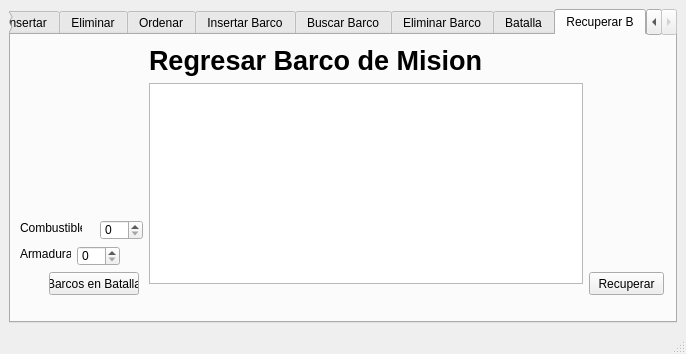
<?xml version="1.0" encoding="UTF-8"?>
<ui version="4.0">
 <class>OpcionesAldeanos</class>
 <widget class="QMainWindow" name="OpcionesAldeanos">
  <property name="geometry">
   <rect>
    <x>0</x>
    <y>0</y>
    <width>686</width>
    <height>354</height>
   </rect>
  </property>
  <property name="windowTitle">
   <string>MainWindow</string>
  </property>
  <widget class="QWidget" name="centralwidget">
   <layout class="QGridLayout" name="gridLayout">
    <item row="0" column="0">
     <widget class="QTabWidget" name="tabWidget">
      <property name="currentIndex">
       <number>8</number>
      </property>
      <widget class="QWidget" name="tab">
       <attribute name="title">
        <string>Nombre</string>
       </attribute>
       <widget class="QLabel" name="label">
        <property name="geometry">
         <rect>
          <x>9</x>
          <y>9</y>
          <width>137</width>
          <height>33</height>
         </rect>
        </property>
        <property name="font">
         <font>
          <pointsize>20</pointsize>
         </font>
        </property>
        <property name="text">
         <string>Civilizacion:</string>
        </property>
       </widget>
       <widget class="QPlainTextEdit" name="plainTextEdit">
        <property name="geometry">
         <rect>
          <x>152</x>
          <y>9</y>
          <width>332</width>
          <height>41</height>
         </rect>
        </property>
        <property name="font">
         <font>
          <pointsize>20</pointsize>
         </font>
        </property>
       </widget>
       <widget class="QPushButton" name="pushButton">
        <property name="geometry">
         <rect>
          <x>260</x>
          <y>90</y>
          <width>121</width>
          <height>41</height>
         </rect>
        </property>
        <property name="text">
         <string>Nombre</string>
        </property>
       </widget>
       <widget class="QLabel" name="label_11">
        <property name="geometry">
         <rect>
          <x>10</x>
          <y>-20</y>
          <width>381</width>
          <height>261</height>
         </rect>
        </property>
        <property name="text">
         <string>TextLabel</string>
        </property>
       </widget>
       <zorder>label_11</zorder>
       <zorder>label</zorder>
       <zorder>plainTextEdit</zorder>
       <zorder>pushButton</zorder>
      </widget>
      <widget class="QWidget" name="tab_2">
       <attribute name="title">
        <string>Insertar</string>
       </attribute>
       <layout class="QGridLayout" name="gridLayout_2">
        <item row="4" column="0">
         <widget class="QLabel" name="label_5">
          <property name="text">
           <string>Salud:</string>
          </property>
         </widget>
        </item>
        <item row="1" column="0">
         <widget class="QLabel" name="label_2">
          <property name="text">
           <string>Nombre:</string>
          </property>
         </widget>
        </item>
        <item row="2" column="0">
         <widget class="QLabel" name="label_3">
          <property name="text">
           <string>Edad:</string>
          </property>
         </widget>
        </item>
        <item row="3" column="0">
         <widget class="QLabel" name="label_4">
          <property name="text">
           <string>Genero:</string>
          </property>
         </widget>
        </item>
        <item row="3" column="1">
         <widget class="QLineEdit" name="lineEdit_2"/>
        </item>
        <item row="2" column="1">
         <widget class="QSpinBox" name="spinBox">
          <property name="minimum">
           <number>1</number>
          </property>
          <property name="maximum">
           <number>100</number>
          </property>
         </widget>
        </item>
        <item row="4" column="1">
         <widget class="QSpinBox" name="spinBox_2">
          <property name="minimum">
           <number>1</number>
          </property>
         </widget>
        </item>
        <item row="1" column="1">
         <widget class="QLineEdit" name="lineEdit"/>
        </item>
        <item row="0" column="1">
         <widget class="QLabel" name="label_6">
          <property name="font">
           <font>
            <pointsize>20</pointsize>
            <weight>75</weight>
            <bold>true</bold>
           </font>
          </property>
          <property name="text">
           <string>Insertar</string>
          </property>
         </widget>
        </item>
        <item row="5" column="1">
         <widget class="QPushButton" name="pushButton_2">
          <property name="text">
           <string>Inicio</string>
          </property>
         </widget>
        </item>
        <item row="6" column="1">
         <widget class="QPushButton" name="pushButton_3">
          <property name="text">
           <string>Final</string>
          </property>
         </widget>
        </item>
       </layout>
      </widget>
      <widget class="QWidget" name="tab_3">
       <attribute name="title">
        <string>Eliminar</string>
       </attribute>
       <layout class="QGridLayout" name="gridLayout_3">
        <item row="1" column="1" colspan="2">
         <widget class="QLineEdit" name="lineEdit_3"/>
        </item>
        <item row="1" column="0">
         <widget class="QLabel" name="label_8">
          <property name="text">
           <string>Nombre</string>
          </property>
         </widget>
        </item>
        <item row="2" column="0">
         <widget class="QLabel" name="label_9">
          <property name="text">
           <string>Salud</string>
          </property>
         </widget>
        </item>
        <item row="3" column="2">
         <widget class="QPushButton" name="pushButton_4">
          <property name="text">
           <string>Eliminar x Nombre</string>
          </property>
         </widget>
        </item>
        <item row="4" column="2">
         <widget class="QPushButton" name="pushButton_5">
          <property name="text">
           <string>Eliminar x Salud</string>
          </property>
         </widget>
        </item>
        <item row="2" column="1">
         <widget class="QSpinBox" name="spinBox_3">
          <property name="minimum">
           <number>1</number>
          </property>
          <property name="maximum">
           <number>100</number>
          </property>
         </widget>
        </item>
        <item row="0" column="2">
         <widget class="QLabel" name="label_7">
          <property name="font">
           <font>
            <pointsize>20</pointsize>
           </font>
          </property>
          <property name="text">
           <string>Eliminar Aldeano</string>
          </property>
         </widget>
        </item>
        <item row="5" column="2">
         <widget class="QPushButton" name="pushButton_6">
          <property name="text">
           <string>Eliminar Edad &gt; 59</string>
          </property>
         </widget>
        </item>
       </layout>
      </widget>
      <widget class="QWidget" name="tab_4">
       <attribute name="title">
        <string>Ordenar</string>
       </attribute>
       <layout class="QGridLayout" name="gridLayout_4">
        <item row="1" column="0">
         <widget class="QPushButton" name="pushButton_7">
          <property name="text">
           <string>Ordenar x Nombre</string>
          </property>
         </widget>
        </item>
        <item row="2" column="0">
         <widget class="QPushButton" name="pushButton_8">
          <property name="text">
           <string>Ordenar x Edad</string>
          </property>
         </widget>
        </item>
        <item row="3" column="0">
         <widget class="QPushButton" name="pushButton_9">
          <property name="text">
           <string>Ordenar x Salud</string>
          </property>
         </widget>
        </item>
        <item row="0" column="0">
         <widget class="QLabel" name="label_10">
          <property name="font">
           <font>
            <pointsize>20</pointsize>
           </font>
          </property>
          <property name="text">
           <string>Ordenar Aldeanos</string>
          </property>
         </widget>
        </item>
        <item row="4" column="0">
         <widget class="QPushButton" name="pushButton_10">
          <property name="text">
           <string>Mostrar</string>
          </property>
         </widget>
        </item>
       </layout>
      </widget>
      <widget class="QWidget" name="tab_5">
       <attribute name="title">
        <string>Insertar Barco</string>
       </attribute>
       <layout class="QGridLayout" name="gridLayout_5">
        <item row="0" column="1">
         <widget class="QLabel" name="label_15">
          <property name="font">
           <font>
            <pointsize>20</pointsize>
           </font>
          </property>
          <property name="text">
           <string>Insertar Barco</string>
          </property>
         </widget>
        </item>
        <item row="1" column="0">
         <widget class="QLabel" name="label_12">
          <property name="text">
           <string>Combustible:</string>
          </property>
         </widget>
        </item>
        <item row="2" column="2">
         <widget class="QPushButton" name="pushButton_11">
          <property name="text">
           <string>Agregar</string>
          </property>
         </widget>
        </item>
        <item row="1" column="1">
         <widget class="QSpinBox" name="spinBox_4">
          <property name="minimum">
           <number>1</number>
          </property>
          <property name="maximum">
           <number>100</number>
          </property>
         </widget>
        </item>
        <item row="2" column="1">
         <widget class="QPushButton" name="pushButton_12">
          <property name="text">
           <string>Mostra Barcos</string>
          </property>
         </widget>
        </item>
       </layout>
      </widget>
      <widget class="QWidget" name="tab_6">
       <attribute name="title">
        <string>Buscar Barco</string>
       </attribute>
       <widget class="QLabel" name="label_16">
        <property name="geometry">
         <rect>
          <x>171</x>
          <y>9</y>
          <width>166</width>
          <height>33</height>
         </rect>
        </property>
        <property name="font">
         <font>
          <pointsize>20</pointsize>
         </font>
        </property>
        <property name="text">
         <string>Buscar Barcos</string>
        </property>
       </widget>
       <widget class="QLabel" name="label_17">
        <property name="geometry">
         <rect>
          <x>10</x>
          <y>100</y>
          <width>16</width>
          <height>16</height>
         </rect>
        </property>
        <property name="text">
         <string>Id:</string>
        </property>
       </widget>
       <widget class="QSpinBox" name="spinBox_7">
        <property name="geometry">
         <rect>
          <x>30</x>
          <y>100</y>
          <width>37</width>
          <height>20</height>
         </rect>
        </property>
       </widget>
       <widget class="QTableWidget" name="tableWidget">
        <property name="geometry">
         <rect>
          <x>93</x>
          <y>48</y>
          <width>391</width>
          <height>126</height>
         </rect>
        </property>
       </widget>
       <widget class="QPushButton" name="pushButton_13">
        <property name="geometry">
         <rect>
          <x>9</x>
          <y>180</y>
          <width>75</width>
          <height>23</height>
         </rect>
        </property>
        <property name="text">
         <string>Mostar</string>
        </property>
       </widget>
       <widget class="QPushButton" name="pushButton_14">
        <property name="geometry">
         <rect>
          <x>90</x>
          <y>180</y>
          <width>75</width>
          <height>23</height>
         </rect>
        </property>
        <property name="text">
         <string>Buscar</string>
        </property>
       </widget>
      </widget>
      <widget class="QWidget" name="tab_7">
       <attribute name="title">
        <string>Eliminar Barco</string>
       </attribute>
       <layout class="QGridLayout" name="gridLayout_6">
        <item row="2" column="2">
         <widget class="QSpinBox" name="spinBox_9"/>
        </item>
        <item row="0" column="2">
         <widget class="QLabel" name="label_18">
          <property name="font">
           <font>
            <pointsize>20</pointsize>
           </font>
          </property>
          <property name="text">
           <string>Eliminar Barcos</string>
          </property>
         </widget>
        </item>
        <item row="2" column="0" colspan="2">
         <widget class="QLabel" name="label_20">
          <property name="text">
           <string>Cantidad de Combustible:</string>
          </property>
         </widget>
        </item>
        <item row="1" column="0">
         <widget class="QLabel" name="label_19">
          <property name="text">
           <string>Id del Barco a Eliminar:</string>
          </property>
         </widget>
        </item>
        <item row="1" column="1" colspan="2">
         <widget class="QSpinBox" name="spinBox_8"/>
        </item>
        <item row="3" column="0">
         <widget class="QPushButton" name="pushButton_15">
          <property name="text">
           <string>Eliminar ID</string>
          </property>
         </widget>
        </item>
        <item row="3" column="2">
         <widget class="QPushButton" name="pushButton_16">
          <property name="text">
           <string>Eliminar Combustible</string>
          </property>
         </widget>
        </item>
       </layout>
      </widget>
      <widget class="QWidget" name="tab_8">
       <attribute name="title">
        <string>Batalla</string>
       </attribute>
       <widget class="QPushButton" name="pushButton_17">
        <property name="geometry">
         <rect>
          <x>9</x>
          <y>209</y>
          <width>75</width>
          <height>23</height>
         </rect>
        </property>
        <property name="text">
         <string>Mostar</string>
        </property>
       </widget>
       <widget class="QPushButton" name="pushButton_18">
        <property name="geometry">
         <rect>
          <x>419</x>
          <y>209</y>
          <width>75</width>
          <height>23</height>
         </rect>
        </property>
        <property name="text">
         <string>Mandar</string>
        </property>
       </widget>
       <widget class="QTableWidget" name="tableWidget_2">
        <property name="geometry">
         <rect>
          <x>22</x>
          <y>42</y>
          <width>391</width>
          <height>161</height>
         </rect>
        </property>
       </widget>
       <widget class="QLabel" name="label_13">
        <property name="geometry">
         <rect>
          <x>90</x>
          <y>9</y>
          <width>235</width>
          <height>33</height>
         </rect>
        </property>
        <property name="font">
         <font>
          <pointsize>20</pointsize>
          <weight>75</weight>
          <bold>true</bold>
         </font>
        </property>
        <property name="text">
         <string>Batalla de Barcos</string>
        </property>
       </widget>
       <widget class="QLabel" name="label_14">
        <property name="geometry">
         <rect>
          <x>430</x>
          <y>140</y>
          <width>16</width>
          <height>16</height>
         </rect>
        </property>
        <property name="text">
         <string>Id:</string>
        </property>
       </widget>
       <widget class="QSpinBox" name="spinBox_11">
        <property name="geometry">
         <rect>
          <x>500</x>
          <y>140</y>
          <width>37</width>
          <height>20</height>
         </rect>
        </property>
       </widget>
       <widget class="QPushButton" name="pushButton_20">
        <property name="geometry">
         <rect>
          <x>90</x>
          <y>209</y>
          <width>321</width>
          <height>23</height>
         </rect>
        </property>
        <property name="text">
         <string>Barcos en Batalla</string>
        </property>
       </widget>
       <widget class="QLabel" name="label_21">
        <property name="geometry">
         <rect>
          <x>419</x>
          <y>174</y>
          <width>49</width>
          <height>16</height>
         </rect>
        </property>
        <property name="text">
         <string>Velocidad:</string>
        </property>
       </widget>
       <widget class="QSpinBox" name="spinBox_10">
        <property name="geometry">
         <rect>
          <x>500</x>
          <y>178</y>
          <width>37</width>
          <height>20</height>
         </rect>
        </property>
        <property name="minimum">
         <number>1</number>
        </property>
        <property name="maximum">
         <number>14</number>
        </property>
       </widget>
      </widget>
      <widget class="QWidget" name="tab_9">
       <attribute name="title">
        <string>Recuperar B</string>
       </attribute>
       <widget class="QLabel" name="label_22">
        <property name="geometry">
         <rect>
          <x>138</x>
          <y>9</y>
          <width>346</width>
          <height>33</height>
         </rect>
        </property>
        <property name="font">
         <font>
          <pointsize>20</pointsize>
          <weight>75</weight>
          <bold>true</bold>
         </font>
        </property>
        <property name="text">
         <string>Regresar Barco de Mision</string>
        </property>
       </widget>
       <widget class="QLabel" name="label_24">
        <property name="geometry">
         <rect>
          <x>9</x>
          <y>185</y>
          <width>62</width>
          <height>16</height>
         </rect>
        </property>
        <property name="text">
         <string>Combustible:</string>
        </property>
       </widget>
       <widget class="QLabel" name="label_25">
        <property name="geometry">
         <rect>
          <x>9</x>
          <y>211</y>
          <width>51</width>
          <height>16</height>
         </rect>
        </property>
        <property name="text">
         <string>Armadura:</string>
        </property>
       </widget>
       <widget class="QSpinBox" name="spinBox_6">
        <property name="geometry">
         <rect>
          <x>89</x>
          <y>185</y>
          <width>43</width>
          <height>20</height>
         </rect>
        </property>
        <property name="maximum">
         <number>100</number>
        </property>
       </widget>
       <widget class="QSpinBox" name="spinBox_12">
        <property name="geometry">
         <rect>
          <x>66</x>
          <y>211</y>
          <width>43</width>
          <height>20</height>
         </rect>
        </property>
        <property name="maximum">
         <number>100</number>
        </property>
       </widget>
       <widget class="QPushButton" name="pushButton_21">
        <property name="geometry">
         <rect>
          <x>38</x>
          <y>237</y>
          <width>90</width>
          <height>23</height>
         </rect>
        </property>
        <property name="text">
         <string>Barcos en Batalla</string>
        </property>
       </widget>
       <widget class="QPushButton" name="pushButton_22">
        <property name="geometry">
         <rect>
          <x>578</x>
          <y>237</y>
          <width>75</width>
          <height>23</height>
         </rect>
        </property>
        <property name="text">
         <string>Recuperar</string>
        </property>
       </widget>
       <widget class="QTableWidget" name="tableWidget_3">
        <property name="geometry">
         <rect>
          <x>138</x>
          <y>48</y>
          <width>434</width>
          <height>201</height>
         </rect>
        </property>
       </widget>
      </widget>
     </widget>
    </item>
   </layout>
  </widget>
  <widget class="QMenuBar" name="menubar">
   <property name="geometry">
    <rect>
     <x>0</x>
     <y>0</y>
     <width>686</width>
     <height>21</height>
    </rect>
   </property>
  </widget>
  <widget class="QStatusBar" name="statusbar"/>
 </widget>
 <resources/>
 <connections/>
</ui>
